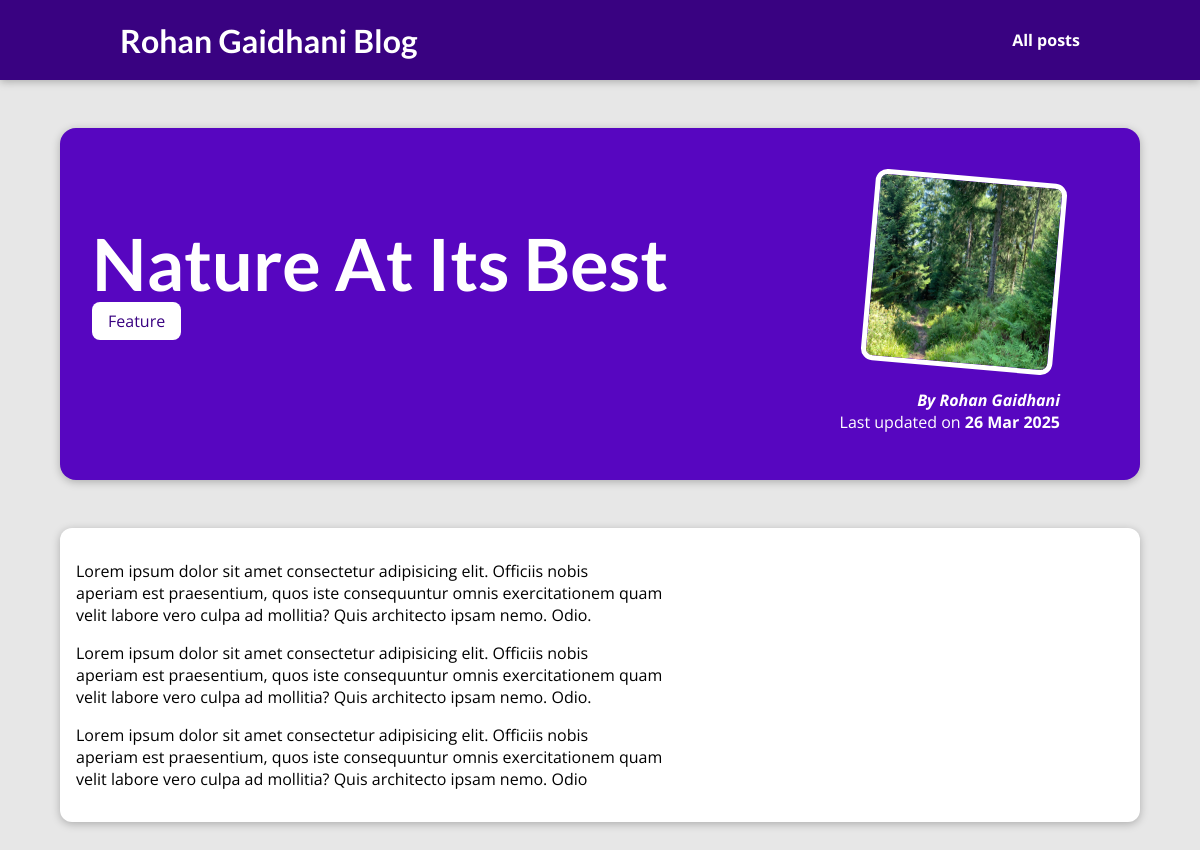
The app's page /blog/posts/into-the-woods/ with its own data.
### blog/models.py (models this page shows, shortened)
class Post(models.Model):  # Capitalized
    title = models.CharField(max_length=150)
    excerpt = models.CharField(max_length=200)
    image_name = models.CharField(max_length=100)
    date = models.DateField(auto_now_add=True)  # Changed to auto_now_add
    slug = models.SlugField(unique=True, db_index=True)
    content = models.TextField(validators=[MinLengthValidator(10)])
    author = models.ForeignKey(
        Author,
        on_delete=models.SET_NULL,
        related_name="posts",
        null=True,
        blank=True
    )
    tags = models.ManyToManyField(Tag, blank=True)  # Added relationship
    class Meta:
        ordering = ['-date']  # Default ordering by date descending

class Tag(models.Model):
    name = models.CharField(max_length=100, unique=True)

class Author(models.Model):
    first_name = models.CharField(max_length=100)
    last_name = models.CharField(max_length=100)
    email_address = models.EmailField()
    def full_name(self):
        return f"{self.first_name} {self.last_name}"
    def __str__(self):
        return self.full_name()

### blog/views.py (the view)
# urls.py: path("posts/<slug:slug>/", views.post_detail, name="post-detail-page"),
def post_detail(request, slug):
    identified_post = get_object_or_404(Post, slug=slug)
    return render(request, "blog/post-detail.html", {
        "post": identified_post,  # Fixed the string literal issue too
        "post_tags": identified_post.tags.all()
    })

### blog/templates/blog/post-detail.html (shortened to what this page needs)
{% extends "base.html" %}
{% load static %}
{% block css_files %}
    <link rel="stylesheet" href="{% static 'blog/post-detail.css' %}"/>
{% endblock %}
{% block content %}
    <section id="summary">
        <h2>{{post.title}}</h2>
        <div>
            {% for tag in post_tags %}
              <span class="tag">{{ tag.name }}</span>
            {% endfor %}
        </div>
        <article>
            <img src="{% static "blog/images/"|add:post.image_name %}" alt="{{post.title}}">
            <address>By <a href="er.rohangaidhani@gmail.com">{{ post.author }}</a></address>
            <div>
                Last updated on <time>{{ post.date|date:"d M Y" }}</time>
            </div>
        </article>
    </section>
    <main>
       {{post.content|linebreaks}}
    </main>
{% endblock %}

### static/app.css (style rules this page uses)
* { box-sizing: border-box; }
html { font-family: 'Open Sans', 'Lato', sans-serif; }
body { margin: 0; }
h1, h2, h3 { font-family: 'Lato', sans-serif; font-weight: bold; }

### blog/static/blog/post-detail.css (style rules this page uses)
body { background-color: #e7e7e7; }
#summary { margin: 8rem auto 3rem auto; padding: 2rem; width: 90%; max-width: 90rem; border-radius: 16px; background-color: #5706c0; position: relative; box-shadow: 0 2px 8px rgba(0, 0, 0, 0.25); height: 22rem; }
#summary h2 { color: white; font-size: 4.5rem; margin-bottom: 0.25rem; }
#summary article { position: absolute; top: 2rem; right: 3rem; padding: 1rem 2rem; border-radius: 12px; text-align: right; color: white; }
#summary article img { width: 12rem; height: 12rem; border-radius: 12px; transform: rotateZ(5deg); border: 5px solid white; margin-bottom: 1rem; }
#summary address { font-weight: bold; }
#summary a { color: white; text-decoration: none; }
#summary time { font-weight: bold; }
main { width: 90%; max-width: 90rem; margin: 3rem auto; background-color: white; padding: 1rem; border-radius: 12px; box-shadow: 0 2px 8px rgba(0, 0, 0, 0.25); }
.tag { background-color: white; color:#390281; padding: 0.5rem 1rem; border-radius: 8px; }

### records on screen
Post: title "Nature At Its Best", image_name (picture), author "Rohan Gaidhani", date "26 Mar 2025", content "Lorem ipsum dolor sit amet consectetur adipisicing elit. Officiis nobis aperiam est praesentium, quos iste consequuntur omnis exercitationem quam velit labore vero culpa ad mollitia? Quis architecto ipsam nemo. Odio. Lorem ipsum dolor sit amet consectetur adipisicing elit. Officiis nobis aperiam est praesentium, quos iste consequuntur omnis exercitationem quam velit labore vero culpa ad mollitia? Quis architecto ipsam nemo. Odio. Lorem ipsum dolor sit amet consectetur adipisicing elit. Officiis nobis aperiam est praesentium, quos iste consequuntur omnis exercitationem quam velit labore vero culpa ad mollitia? Quis architecto ipsam nemo. Odio"
Tag: name "Feature"
